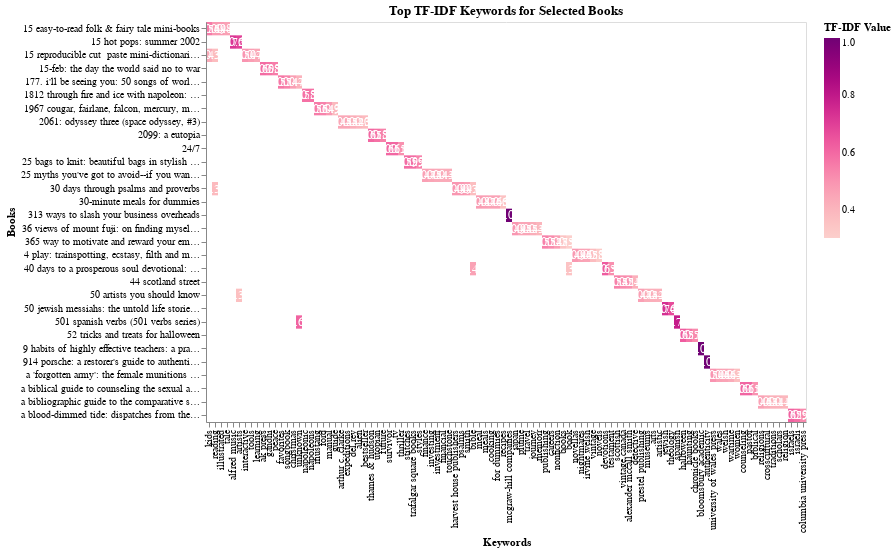

Write notebook code for a chart like this one.
### Code cell
import altair as alt
import pandas as pd


top_terms = (
    tfidf_vec.sort_values(by=['book', 'tfidf'], ascending=[True, False])
    .groupby('book')
    .head(5)  
)


filtered_books = top_terms['book'].unique()[20:50]
top_terms = top_terms[top_terms['book'].isin(filtered_books)]

heatmap = alt.Chart(top_terms).mark_rect().encode(
    x=alt.X('term:N', title='Keywords', sort=None),  
    y=alt.Y('book:N', title='Books', sort=None),    
    color=alt.Color('tfidf:Q', title='TF-IDF Value', scale=alt.Scale(scheme='redpurple')) 
).properties(
    width=600,  
    height=400, 
    title='Top TF-IDF Keywords for Selected Books' 
)


text = alt.Chart(top_terms).mark_text(
    align='center',
    baseline='middle',
    fontSize=12  
).encode(
    x=alt.X('term:N', sort=None),
    y=alt.Y('book:N', sort=None),
    text=alt.Text('tfidf:Q', format='.2f'),  
    color=alt.condition(
        alt.datum.tfidf > 0.23, alt.value('white'), alt.value('black') 
    )
)

# 叠加热力图和文本
final_chart = (heatmap + text).properties(
    width=600,
    height=400
)

# 展示图表
final_chart

### Figure 1 — Vega-Lite specification as saved in the notebook (floating-point values rounded to 4 significant figures)
{"config": {"view": {"continuousWidth": 300, "continuousHeight": 300}}, "layer": [{"mark": {"type": "rect"}, "encoding": {"color": {"field": "tfidf", "scale": {"scheme": "redpurple"}, "title": "TF-IDF Value", "type": "quantitative"}, "x": {"field": "term", "sort": null, "title": "Keywords", "type": "nominal"}, "y": {"field": "book", "sort": null, "title": "Books", "type": "nominal"}}, "title": "Top TF-IDF Keywords for Selected Books"}, {"mark": {"type": "text", "align": "center", "baseline": "middle", "fontSize": 12}, "encoding": {"color": {"condition": {"test": "(datum.tfidf > 0.23)", "value": "white"}, "value": "black"}, "text": {"field": "tfidf", "format": ".2f", "type": "quantitative"}, "x": {"field": "term", "sort": null, "type": "nominal"}, "y": {"field": "book", "sort": null, "type": "nominal"}}}], "data": {"name": "data-1b99de6a87e0944f2d7b1a22a73c787e"}, "height": 400, "width": 600, "$schema": "https://vega.github.io/schema/vega-lite/v5.20.1.json", "datasets": {"data-1b99de6a87e0944f2d7b1a22a73c787e": [{"book": "15 easy-to-read folk & fairy tale mini-books", "term": "kids", "tfidf": 0.56}, {"book": "15 easy-to-read folk & fairy tale mini-books", "term": "reading", "tfidf": 0.4865}, {"book": "15 easy-to-read folk & fairy tale mini-books", "term": "illustrated", "tfidf": 0.4837}, {"book": "15 easy-to-read folk & fairy tale mini-books", "term": "tale", "tfidf": 0.4646}, {"book": "15 hot pops: summer 2002", "term": "alfred music", "tfidf": 0.721}, {"book": "15 hot pops: summer 2002", "term": "artists", "tfidf": 0.693}, {"book": "15 reproducible cut  paste mini-dictionaries: thematic picture dictionaries that help young learners read and write lots and lots of new words", "term": "interactive", "tfidf": 0.4964}, {"book": "15 reproducible cut  paste mini-dictionaries: thematic picture dictionaries that help young learners read and write lots and lots of new words", "term": "tools", "tfidf": 0.4716}, {"book": "15 reproducible cut  paste mini-dictionaries: thematic picture dictionaries that help young learners read and write lots and lots of new words", "term": "learning", "tfidf": 0.4469}, {"book": "15 reproducible cut  paste mini-dictionaries: thematic picture dictionaries that help young learners read and write lots and lots of new words", "term": "kids", "tfidf": 0.4346}, {"book": "15 reproducible cut  paste mini-dictionaries: thematic picture dictionaries that help young learners read and write lots and lots of new words", "term": "reading", "tfidf": 0.3776}, {"book": "15-feb: the day the world said no to war", "term": "ak press", "tfidf": 0.5962}, {"book": "15-feb: the day the world said no to war", "term": "gandhi", "tfidf": 0.5799}, {"book": "15-feb: the day the world said no to war", "term": "peace", "tfidf": 0.5552}, {"book": "177. i'll be seeing you: 50 songs of world war ii (i'll be seeing you fifty songs of world war ii series volume 177)", "term": "favorites", "tfidf": 0.5663}, {"book": "177. i'll be seeing you: 50 songs of world war ii (i'll be seeing you fifty songs of world war ii series volume 177)", "term": "songbook", "tfidf": 0.538}, {"book": "177. i'll be seeing you: 50 songs of world war ii (i'll be seeing you fifty songs of world war ii series volume 177)", "term": "christmas", "tfidf": 0.4697}, {"book": "177. i'll be seeing you: 50 songs of world war ii (i'll be seeing you fifty songs of world war ii series volume 177)", "term": "unknown", "tfidf": 0.4113}, {"book": "1812 through fire and ice with napoleon: a french officer's memoir of the campaign in russia", "term": "napoleonic", "tfidf": 0.5826}, {"book": "1812 through fire and ice with napoleon: a french officer's memoir of the campaign in russia", "term": "napoleons", "tfidf": 0.5826}, {"book": "1967 cougar, fairlane, falcon, mercury, mustang shop manual", "term": "mustang", "tfidf": 0.5588}, {"book": "1967 cougar, fairlane, falcon, mercury, mustang shop manual", "term": "ford", "tfidf": 0.5435}, {"book": "1967 cougar, fairlane, falcon, mercury, mustang shop manual", "term": "manual", "tfidf": 0.4893}, {"book": "1967 cougar, fairlane, falcon, mercury, mustang shop manual", "term": "guide", "tfidf": 0.391}, {"book": "2061: odyssey three (space odyssey, #3)", "term": "arthur c. clarke", "tfidf": 0.4471}, {"book": "2061: odyssey three (space odyssey, #3)", "term": "expeditions", "tfidf": 0.4471}, {"book": "2061: odyssey three (space odyssey, #3)", "term": "del rey", "tfidf": 0.4236}, {"book": "2061: odyssey three (space odyssey, #3)", "term": "alien", "tfidf": 0.4024}, {"book": "2061: odyssey three (space odyssey, #3)", "term": "bestseller", "tfidf": 0.3868}, {"book": "2099: a eutopia", "term": "thames & hudson", "tfidf": 0.6055}, {"book": "2099: a eutopia", "term": "utopian", "tfidf": 0.5798}, {"book": "2099: a eutopia", "term": "future", "tfidf": 0.5452}, {"book": "24/7", "term": "survivor", "tfidf": 0.6084}, {"book": "24/7", "term": "tv", "tfidf": 0.6084}, {"book": "24/7", "term": "thriller", "tfidf": 0.5095}, {"book": "25 bags to knit: beautiful bags in stylish colors", "term": "stitches", "tfidf": 0.5937}, {"book": "25 bags to knit: beautiful bags in stylish colors", "term": "trafalgar square books", "tfidf": 0.5937}, {"book": "25 bags to knit: beautiful bags in stylish colors", "term": "styles", "tfidf": 0.5431}, {"book": "25 myths you've got to avoid--if you want to manage your money right: the new rules for financial success", "term": "finance", "tfidf": 0.4671}, {"book": "25 myths you've got to avoid--if you want to manage your money right: the new rules for financial success", "term": "investing", "tfidf": 0.4543}, {"book": "25 myths you've got to avoid--if you want to manage your money right: the new rules for financial success", "term": "investment", "tfidf": 0.4438}, {"book": "25 myths you've got to avoid--if you want to manage your money right: the new rules for financial success", "term": "financial", "tfidf": 0.435}, {"book": "25 myths you've got to avoid--if you want to manage your money right: the new rules for financial success", "term": "touchstone", "tfidf": 0.435}, {"book": "30 days through psalms and proverbs", "term": "harvest house publishers", "tfidf": 0.4944}, {"book": "30 days through psalms and proverbs", "term": "psalms", "tfidf": 0.4944}, {"book": "30 days through psalms and proverbs", "term": "smith", "tfidf": 0.4733}, {"book": "30 days through psalms and proverbs", "term": "reading", "tfidf": 0.3867}, {"book": "30 days through psalms and proverbs", "term": "bible", "tfidf": 0.371}, {"book": "30-minute meals for dummies", "term": "meal", "tfidf": 0.4775}, {"book": "30-minute meals for dummies", "term": "meals", "tfidf": 0.469}, {"book": "30-minute meals for dummies", "term": "cooking", "tfidf": 0.4616}, {"book": "30-minute meals for dummies", "term": "for dummies", "tfidf": 0.4616}, {"book": "30-minute meals for dummies", "term": "recipes", "tfidf": 0.3548}, {"book": "313 ways to slash your business overheads", "term": "mcgraw-hill companies", "tfidf": 1.0}, {"book": "36 views of mount fuji: on finding myself in japan", "term": "japan", "tfidf": 0.4899}, {"book": "36 views of mount fuji: on finding myself in japan", "term": "plume", "tfidf": 0.4535}, {"book": "36 views of mount fuji: on finding myself in japan", "term": "travel", "tfidf": 0.4535}, {"book": "36 views of mount fuji: on finding myself in japan", "term": "journey", "tfidf": 0.4307}, {"book": "36 views of mount fuji: on finding myself in japan", "term": "memoir", "tfidf": 0.404}, {"book": "365 way to motivate and reward your employees every day--with little or no money", "term": "publishing", "tfidf": 0.5452}, {"book": "365 way to motivate and reward your employees every day--with little or no money", "term": "careers", "tfidf": 0.518}, {"book": "365 way to motivate and reward your employees every day--with little or no money", "term": "nonfiction", "tfidf": 0.4715}, {"book": "365 way to motivate and reward your employees every day--with little or no money", "term": "books", "tfidf": 0.3469}, {"book": "365 way to motivate and reward your employees every day--with little or no money", "term": "book", "tfidf": 0.3031}, {"book": "4 play: trainspotting, ecstasy, filth and marabou stork nightmares", "term": "novellas", "tfidf": 0.4865}, {"book": "4 play: trainspotting, ecstasy, filth and marabou stork nightmares", "term": "nightmares", "tfidf": 0.4623}, {"book": "4 play: trainspotting, ecstasy, filth and marabou stork nightmares", "term": "irvine welsh", "tfidf": 0.453}, {"book": "4 play: trainspotting, ecstasy, filth and marabou stork nightmares", "term": "vintage", "tfidf": 0.3793}, {"book": "4 play: trainspotting, ecstasy, filth and marabou stork nightmares", "term": "novels", "tfidf": 0.3235}, {"book": "40 days to a prosperous soul devotional: when you know your purpose, it's time to unlock your abundance", "term": "devotions", "tfidf": 0.6331}, {"book": "40 days to a prosperous soul devotional: when you know your purpose, it's time to unlock your abundance", "term": "testament", "tfidf": 0.5118}, {"book": "40 days to a prosperous soul devotional: when you know your purpose, it's time to unlock your abundance", "term": "bible", "tfidf": 0.462}, {"book": "40 days to a prosperous soul devotional: when you know your purpose, it's time to unlock your abundance", "term": "book", "tfidf": 0.3519}, {"book": "44 scotland street", "term": "scottish", "tfidf": 0.5449}, {"book": "44 scotland street", "term": "vintage canada", "tfidf": 0.5192}, {"book": "44 scotland street", "term": "alexander mccall smith", "tfidf": 0.5061}, {"book": "44 scotland street", "term": "detective", "tfidf": 0.4213}, {"book": "50 artists you should know", "term": "prestel publishing", "tfidf": 0.4654}, {"book": "50 artists you should know", "term": "museums", "tfidf": 0.4308}, {"book": "50 artists you should know", "term": "arts", "tfidf": 0.4246}, {"book": "50 artists you should know", "term": "artistic", "tfidf": 0.419}, {"book": "50 artists you should know", "term": "artists", "tfidf": 0.3661}, {"book": "50 jewish messiahs: the untold life stories of 50 jewish messiahs since jesus and how they changed the jewish, christian, and muslim worlds", "term": "jewish", "tfidf": 0.7389}, {"book": "50 jewish messiahs: the untold life stories of 50 jewish messiahs since jesus and how they changed the jewish, christian, and muslim worlds", "term": "theology", "tfidf": 0.6738}, {"book": "501 spanish verbs (501 verbs series)", "term": "spanish", "tfidf": 0.7885}, {"book": "501 spanish verbs (501 verbs series)", "term": "unknown", "tfidf": 0.6151}, {"book": "52 tricks and treats for halloween", "term": "halloween", "tfidf": 0.6295}, {"book": "52 tricks and treats for halloween", "term": "haunting", "tfidf": 0.5744}, {"book": "52 tricks and treats for halloween", "term": "chronicle books", "tfidf": 0.5233}, {"book": "9 habits of highly effective teachers: a practical guide to empowerment", "term": "bloomsbury academic", "tfidf": 1.0}, {"book": "914 porsche: a restorer's guide to authenticity", "term": "authenticity", "tfidf": 1.0}, {"book": "a 'forgotten army': the female munitions workers of south wales 1939-1945", "term": "university of wales press", "tfidf": 0.4977}, {"book": "a 'forgotten army': the female munitions workers of south wales 1939-1945", "term": "wales", "tfidf": 0.4635}, {"book": "a 'forgotten army': the female munitions workers of south wales 1939-1945", "term": "welsh", "tfidf": 0.4553}, {"book": "a 'forgotten army': the female munitions workers of south wales 1939-1945", "term": "wartime", "tfidf": 0.4358}, {"book": "a 'forgotten army': the female munitions workers of south wales 1939-1945", "term": "women", "tfidf": 0.3744}, {"book": "a biblical guide to counseling the sexual addict", "term": "counseling", "tfidf": 0.6095}, {"book": "a biblical guide to counseling the sexual addict", "term": "pastor", "tfidf": 0.6095}, {"book": "a biblical guide to counseling the sexual addict", "term": "biblical", "tfidf": 0.507}, {"book": "a bibliographic guide to the comparative study of ethics", "term": "religions", "tfidf": 0.46}, {"book": "a bibliographic guide to the comparative study of ethics", "term": "crosscultural", "tfidf": 0.4326}, {"book": "a bibliographic guide to the comparative study of ethics", "term": "traditions", "tfidf": 0.4141}, {"book": "a bibliographic guide to the comparative study of ethics", "term": "scholars", "tfidf": 0.4091}, {"book": "a bibliographic guide to the comparative study of ethics", "term": "religion", "tfidf": 0.3961}, {"book": "a blood-dimmed tide: dispatches from the middle east", "term": "israels", "tfidf": 0.6162}, {"book": "a blood-dimmed tide: dispatches from the middle east", "term": "israeli", "tfidf": 0.5854}, {"book": "a blood-dimmed tide: dispatches from the middle east", "term": "columbia university press", "tfidf": 0.5269}]}}
